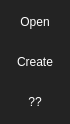
        <widget class="QFrame" name="Left_Menu">
         <property name="minimumSize">
          <size>
           <width>70</width>
           <height>0</height>
          </size>
         </property>
         <property name="maximumSize">
          <size>
           <width>70</width>
           <height>16777215</height>
          </size>
         </property>
         <property name="palette">
          <palette>
           <active>
            <colorrole role="WindowText">
             <brush brushstyle="SolidPattern">
              <color alpha="255">
               <red>255</red>
               <green>255</green>
               <blue>255</blue>
              </color>
             </brush>
            </colorrole>
            <colorrole role="Button">
             <brush brushstyle="SolidPattern">
              <color alpha="255">
               <red>45</red>
               <green>45</green>
               <blue>45</blue>
              </color>
             </brush>
            </colorrole>
            <colorrole role="Text">
             <brush brushstyle="SolidPattern">
              <color alpha="255">
               <red>255</red>
               <green>255</green>
               <blue>255</blue>
              </color>
             </brush>
            </colorrole>
            <colorrole role="ButtonText">
             <brush brushstyle="SolidPattern">
              <color alpha="255">
               <red>255</red>
               <green>255</green>
               <blue>255</blue>
              </color>
             </brush>
            </colorrole>
            <colorrole role="Base">
             <brush brushstyle="SolidPattern">
              <color alpha="255">
               <red>45</red>
               <green>45</green>
               <blue>45</blue>
              </color>
             </brush>
            </colorrole>
            <colorrole role="Window">
             <brush brushstyle="SolidPattern">
              <color alpha="255">
               <red>45</red>
               <green>45</green>
               <blue>45</blue>
              </color>
             </brush>
            </colorrole>
            <colorrole role="PlaceholderText">
             <brush brushstyle="SolidPattern">
              <color alpha="128">
               <red>255</red>
               <green>255</green>
               <blue>255</blue>
              </color>
             </brush>
            </colorrole>
           </active>
           <inactive>
            <colorrole role="WindowText">
             <brush brushstyle="SolidPattern">
              <color alpha="255">
               <red>255</red>
               <green>255</green>
               <blue>255</blue>
              </color>
             </brush>
            </colorrole>
            <colorrole role="Button">
             <brush brushstyle="SolidPattern">
              <color alpha="255">
               <red>45</red>
               <green>45</green>
               <blue>45</blue>
              </color>
             </brush>
            </colorrole>
            <colorrole role="Text">
             <brush brushstyle="SolidPattern">
              <color alpha="255">
               <red>255</red>
               <green>255</green>
               <blue>255</blue>
              </color>
             </brush>
            </colorrole>
            <colorrole role="ButtonText">
             <brush brushstyle="SolidPattern">
              <color alpha="255">
               <red>255</red>
               <green>255</green>
               <blue>255</blue>
              </color>
             </brush>
            </colorrole>
            <colorrole role="Base">
             <brush brushstyle="SolidPattern">
              <color alpha="255">
               <red>45</red>
               <green>45</green>
               <blue>45</blue>
              </color>
             </brush>
            </colorrole>
            <colorrole role="Window">
             <brush brushstyle="SolidPattern">
              <color alpha="255">
               <red>45</red>
               <green>45</green>
               <blue>45</blue>
              </color>
             </brush>
            </colorrole>
            <colorrole role="PlaceholderText">
             <brush brushstyle="SolidPattern">
              <color alpha="128">
               <red>255</red>
               <green>255</green>
               <blue>255</blue>
              </color>
             </brush>
            </colorrole>
           </inactive>
           <disabled>
            <colorrole role="WindowText">
             <brush brushstyle="SolidPattern">
              <color alpha="255">
               <red>255</red>
               <green>255</green>
               <blue>255</blue>
              </color>
             </brush>
            </colorrole>
            <colorrole role="Button">
             <brush brushstyle="SolidPattern">
              <color alpha="255">
               <red>45</red>
               <green>45</green>
               <blue>45</blue>
              </color>
             </brush>
            </colorrole>
            <colorrole role="Text">
             <brush brushstyle="SolidPattern">
              <color alpha="255">
               <red>255</red>
               <green>255</green>
               <blue>255</blue>
              </color>
             </brush>
            </colorrole>
            <colorrole role="ButtonText">
             <brush brushstyle="SolidPattern">
              <color alpha="255">
               <red>255</red>
               <green>255</green>
               <blue>255</blue>
              </color>
             </brush>
            </colorrole>
            <colorrole role="Base">
             <brush brushstyle="SolidPattern">
              <color alpha="255">
               <red>45</red>
               <green>45</green>
               <blue>45</blue>
              </color>
             </brush>
            </colorrole>
            <colorrole role="Window">
             <brush brushstyle="SolidPattern">
              <color alpha="255">
               <red>45</red>
               <green>45</green>
               <blue>45</blue>
              </color>
             </brush>
            </colorrole>
            <colorrole role="PlaceholderText">
             <brush brushstyle="SolidPattern">
              <color alpha="128">
               <red>255</red>
               <green>255</green>
               <blue>255</blue>
              </color>
             </brush>
            </colorrole>
           </disabled>
          </palette>
         </property>
         <property name="frameShape">
          <enum>QFrame::StyledPanel</enum>
         </property>
         <property name="frameShadow">
          <enum>QFrame::Raised</enum>
         </property>
         <layout class="QVBoxLayout" name="verticalLayout_2">
          <property name="leftMargin">
           <number>0</number>
          </property>
          <property name="topMargin">
           <number>0</number>
          </property>
          <property name="rightMargin">
           <number>0</number>
          </property>
          <property name="bottomMargin">
           <number>0</number>
          </property>
          <item>
           <widget class="QFrame" name="Left_Buttons">
            <property name="sizePolicy">
             <sizepolicy hsizetype="Preferred" vsizetype="Preferred">
              <horstretch>0</horstretch>
              <verstretch>0</verstretch>
             </sizepolicy>
            </property>
            <property name="palette">
             <palette>
              <active>
               <colorrole role="WindowText">
                <brush brushstyle="SolidPattern">
                 <color alpha="255">
                  <red>255</red>
                  <green>255</green>
                  <blue>255</blue>
                 </color>
                </brush>
               </colorrole>
               <colorrole role="Button">
                <brush brushstyle="SolidPattern">
                 <color alpha="255">
                  <red>45</red>
                  <green>45</green>
                  <blue>45</blue>
                 </color>
                </brush>
               </colorrole>
               <colorrole role="Text">
                <brush brushstyle="SolidPattern">
                 <color alpha="255">
                  <red>255</red>
                  <green>255</green>
                  <blue>255</blue>
                 </color>
                </brush>
               </colorrole>
               <colorrole role="ButtonText">
                <brush brushstyle="SolidPattern">
                 <color alpha="255">
                  <red>255</red>
                  <green>255</green>
                  <blue>255</blue>
                 </color>
                </brush>
               </colorrole>
               <colorrole role="Base">
                <brush brushstyle="SolidPattern">
                 <color alpha="255">
                  <red>45</red>
                  <green>45</green>
                  <blue>45</blue>
                 </color>
                </brush>
               </colorrole>
               <colorrole role="Window">
                <brush brushstyle="SolidPattern">
                 <color alpha="255">
                  <red>45</red>
                  <green>45</green>
                  <blue>45</blue>
                 </color>
                </brush>
               </colorrole>
               <colorrole role="PlaceholderText">
                <brush brushstyle="SolidPattern">
                 <color alpha="128">
                  <red>255</red>
                  <green>255</green>
                  <blue>255</blue>
                 </color>
                </brush>
               </colorrole>
              </active>
              <inactive>
               <colorrole role="WindowText">
                <brush brushstyle="SolidPattern">
                 <color alpha="255">
                  <red>255</red>
                  <green>255</green>
                  <blue>255</blue>
                 </color>
                </brush>
               </colorrole>
               <colorrole role="Button">
                <brush brushstyle="SolidPattern">
                 <color alpha="255">
                  <red>45</red>
                  <green>45</green>
                  <blue>45</blue>
                 </color>
                </brush>
               </colorrole>
               <colorrole role="Text">
                <brush brushstyle="SolidPattern">
                 <color alpha="255">
                  <red>255</red>
                  <green>255</green>
                  <blue>255</blue>
                 </color>
                </brush>
               </colorrole>
               <colorrole role="ButtonText">
                <brush brushstyle="SolidPattern">
                 <color alpha="255">
                  <red>255</red>
                  <green>255</green>
                  <blue>255</blue>
                 </color>
                </brush>
               </colorrole>
               <colorrole role="Base">
                <brush brushstyle="SolidPattern">
                 <color alpha="255">
                  <red>45</red>
                  <green>45</green>
                  <blue>45</blue>
                 </color>
                </brush>
               </colorrole>
               <colorrole role="Window">
                <brush brushstyle="SolidPattern">
                 <color alpha="255">
                  <red>45</red>
                  <green>45</green>
                  <blue>45</blue>
                 </color>
                </brush>
               </colorrole>
               <colorrole role="PlaceholderText">
                <brush brushstyle="SolidPattern">
                 <color alpha="128">
                  <red>255</red>
                  <green>255</green>
                  <blue>255</blue>
                 </color>
                </brush>
               </colorrole>
              </inactive>
              <disabled>
               <colorrole role="WindowText">
                <brush brushstyle="SolidPattern">
                 <color alpha="255">
                  <red>255</red>
                  <green>255</green>
                  <blue>255</blue>
                 </color>
                </brush>
               </colorrole>
               <colorrole role="Button">
                <brush brushstyle="SolidPattern">
                 <color alpha="255">
                  <red>45</red>
                  <green>45</green>
                  <blue>45</blue>
                 </color>
                </brush>
               </colorrole>
               <colorrole role="Text">
                <brush brushstyle="SolidPattern">
                 <color alpha="255">
                  <red>255</red>
                  <green>255</green>
                  <blue>255</blue>
                 </color>
                </brush>
               </colorrole>
               <colorrole role="ButtonText">
                <brush brushstyle="SolidPattern">
                 <color alpha="255">
                  <red>255</red>
                  <green>255</green>
                  <blue>255</blue>
                 </color>
                </brush>
               </colorrole>
               <colorrole role="Base">
                <brush brushstyle="SolidPattern">
                 <color alpha="255">
                  <red>45</red>
                  <green>45</green>
                  <blue>45</blue>
                 </color>
                </brush>
               </colorrole>
               <colorrole role="Window">
                <brush brushstyle="SolidPattern">
                 <color alpha="255">
                  <red>45</red>
                  <green>45</green>
                  <blue>45</blue>
                 </color>
                </brush>
               </colorrole>
               <colorrole role="PlaceholderText">
                <brush brushstyle="SolidPattern">
                 <color alpha="128">
                  <red>255</red>
                  <green>255</green>
                  <blue>255</blue>
                 </color>
                </brush>
               </colorrole>
              </disabled>
             </palette>
            </property>
            <property name="frameShape">
             <enum>QFrame::StyledPanel</enum>
            </property>
            <property name="frameShadow">
             <enum>QFrame::Raised</enum>
            </property>
            <layout class="QVBoxLayout" name="verticalLayout_3">
             <property name="spacing">
              <number>0</number>
             </property>
             <property name="leftMargin">
              <number>0</number>
             </property>
             <property name="topMargin">
              <number>0</number>
             </property>
             <property name="rightMargin">
              <number>0</number>
             </property>
             <property name="bottomMargin">
              <number>0</number>
             </property>
             <item>
              <widget class="QPushButton" name="pushButton_3">
               <property name="minimumSize">
                <size>
                 <width>0</width>
                 <height>40</height>
                </size>
               </property>
               <property name="styleSheet">
                <string notr="true">QPushButton {
	color: rgb(255, 255, 255);
	background-color: rgb(35, 35, 35);
	border: 0px solid;
}
QPushButton:hover {
	background-color: rgb(85, 170, 255);
}</string>
               </property>
               <property name="text">
                <string>Open</string>
               </property>
              </widget>
             </item>
             <item>
              <widget class="QPushButton" name="pushButton_2">
               <property name="minimumSize">
                <size>
                 <width>0</width>
                 <height>40</height>
                </size>
               </property>
               <property name="styleSheet">
                <string notr="true">QPushButton {
	color: rgb(255, 255, 255);
	background-color: rgb(35, 35, 35);
	border: 0px solid;
}
QPushButton:hover {
	background-color: rgb(85, 170, 255);
}</string>
               </property>
               <property name="text">
                <string>Create</string>
               </property>
              </widget>
             </item>
             <item>
              <widget class="QPushButton" name="pushButton">
               <property name="minimumSize">
                <size>
                 <width>0</width>
                 <height>40</height>
                </size>
               </property>
               <property name="palette">
                <palette>
                 <active>
                  <colorrole role="WindowText">
                   <brush brushstyle="SolidPattern">
                    <color alpha="255">
                     <red>255</red>
                     <green>255</green>
                     <blue>255</blue>
                    </color>
                   </brush>
                  </colorrole>
                  <colorrole role="Button">
                   <brush brushstyle="SolidPattern">
                    <color alpha="255">
                     <red>35</red>
                     <green>35</green>
                     <blue>35</blue>
                    </color>
                   </brush>
                  </colorrole>
                  <colorrole role="Text">
                   <brush brushstyle="SolidPattern">
                    <color alpha="255">
                     <red>255</red>
                     <green>255</green>
                     <blue>255</blue>
                    </color>
                   </brush>
                  </colorrole>
                  <colorrole role="ButtonText">
                   <brush brushstyle="SolidPattern">
                    <color alpha="255">
                     <red>255</red>
                     <green>255</green>
                     <blue>255</blue>
                    </color>
                   </brush>
                  </colorrole>
                  <colorrole role="Base">
                   <brush brushstyle="SolidPattern">
                    <color alpha="255">
                     <red>35</red>
                     <green>35</green>
                     <blue>35</blue>
                    </color>
                   </brush>
                  </colorrole>
                  <colorrole role="Window">
                   <brush brushstyle="SolidPattern">
                    <color alpha="255">
                     <red>35</red>
                     <green>35</green>
                     <blue>35</blue>
                    </color>
                   </brush>
                  </colorrole>
                  <colorrole role="PlaceholderText">
                   <brush brushstyle="SolidPattern">
                    <color alpha="128">
                     <red>255</red>
                     <green>255</green>
                     <blue>255</blue>
                    </color>
                   </brush>
                  </colorrole>
                 </active>
                 <inactive>
                  <colorrole role="WindowText">
                   <brush brushstyle="SolidPattern">
                    <color alpha="255">
                     <red>255</red>
                     <green>255</green>
                     <blue>255</blue>
                    </color>
                   </brush>
                  </colorrole>
                  <colorrole role="Button">
                   <brush brushstyle="SolidPattern">
                    <color alpha="255">
                     <red>35</red>
                     <green>35</green>
                     <blue>35</blue>
                    </color>
                   </brush>
                  </colorrole>
                  <colorrole role="Text">
                   <brush brushstyle="SolidPattern">
                    <color alpha="255">
                     <red>255</red>
                     <green>255</green>
                     <blue>255</blue>
                    </color>
                   </brush>
                  </colorrole>
                  <colorrole role="ButtonText">
                   <brush brushstyle="SolidPattern">
                    <color alpha="255">
                     <red>255</red>
                     <green>255</green>
                     <blue>255</blue>
                    </color>
                   </brush>
                  </colorrole>
                  <colorrole role="Base">
                   <brush brushstyle="SolidPattern">
                    <color alpha="255">
                     <red>35</red>
                     <green>35</green>
                     <blue>35</blue>
                    </color>
                   </brush>
                  </colorrole>
                  <colorrole role="Window">
                   <brush brushstyle="SolidPattern">
                    <color alpha="255">
                     <red>35</red>
                     <green>35</green>
                     <blue>35</blue>
                    </color>
                   </brush>
                  </colorrole>
                  <colorrole role="PlaceholderText">
                   <brush brushstyle="SolidPattern">
                    <color alpha="128">
                     <red>255</red>
                     <green>255</green>
                     <blue>255</blue>
                    </color>
                   </brush>
                  </colorrole>
                 </inactive>
                 <disabled>
                  <colorrole role="WindowText">
                   <brush brushstyle="SolidPattern">
                    <color alpha="255">
                     <red>255</red>
                     <green>255</green>
                     <blue>255</blue>
                    </color>
                   </brush>
                  </colorrole>
                  <colorrole role="Button">
                   <brush brushstyle="SolidPattern">
                    <color alpha="255">
                     <red>35</red>
                     <green>35</green>
                     <blue>35</blue>
                    </color>
                   </brush>
                  </colorrole>
                  <colorrole role="Text">
                   <brush brushstyle="SolidPattern">
                    <color alpha="255">
                     <red>255</red>
                     <green>255</green>
                     <blue>255</blue>
                    </color>
                   </brush>
                  </colorrole>
                  <colorrole role="ButtonText">
                   <brush brushstyle="SolidPattern">
                    <color alpha="255">
                     <red>255</red>
                     <green>255</green>
                     <blue>255</blue>
                    </color>
                   </brush>
                  </colorrole>
                  <colorrole role="Base">
                   <brush brushstyle="SolidPattern">
                    <color alpha="255">
                     <red>35</red>
                     <green>35</green>
                     <blue>35</blue>
                    </color>
                   </brush>
                  </colorrole>
                  <colorrole role="Window">
                   <brush brushstyle="SolidPattern">
                    <color alpha="255">
                     <red>35</red>
                     <green>35</green>
                     <blue>35</blue>
                    </color>
                   </brush>
                  </colorrole>
                  <colorrole role="PlaceholderText">
                   <brush brushstyle="SolidPattern">
                    <color alpha="128">
                     <red>255</red>
                     <green>255</green>
                     <blue>255</blue>
                    </color>
                   </brush>
                  </colorrole>
                 </disabled>
                </palette>
               </property>
               <property name="styleSheet">
                <string notr="true">QPushButton {
	color: rgb(255, 255, 255);
	background-color: rgb(35, 35, 35);
	border: 0px solid;
}
QPushButton:hover {
	background-color: rgb(85, 170, 255);
}</string>
               </property>
               <property name="text">
                <string>??</string>
               </property>
              </widget>
             </item>
             <item>
              <widget class="QFrame" name="frame_3">
               <property name="frameShape">
                <enum>QFrame::StyledPanel</enum>
               </property>
               <property name="frameShadow">
                <enum>QFrame::Raised</enum>
               </property>
              </widget>
             </item>
            </layout>
           </widget>
          </item>
         </layout>
        </widget>
